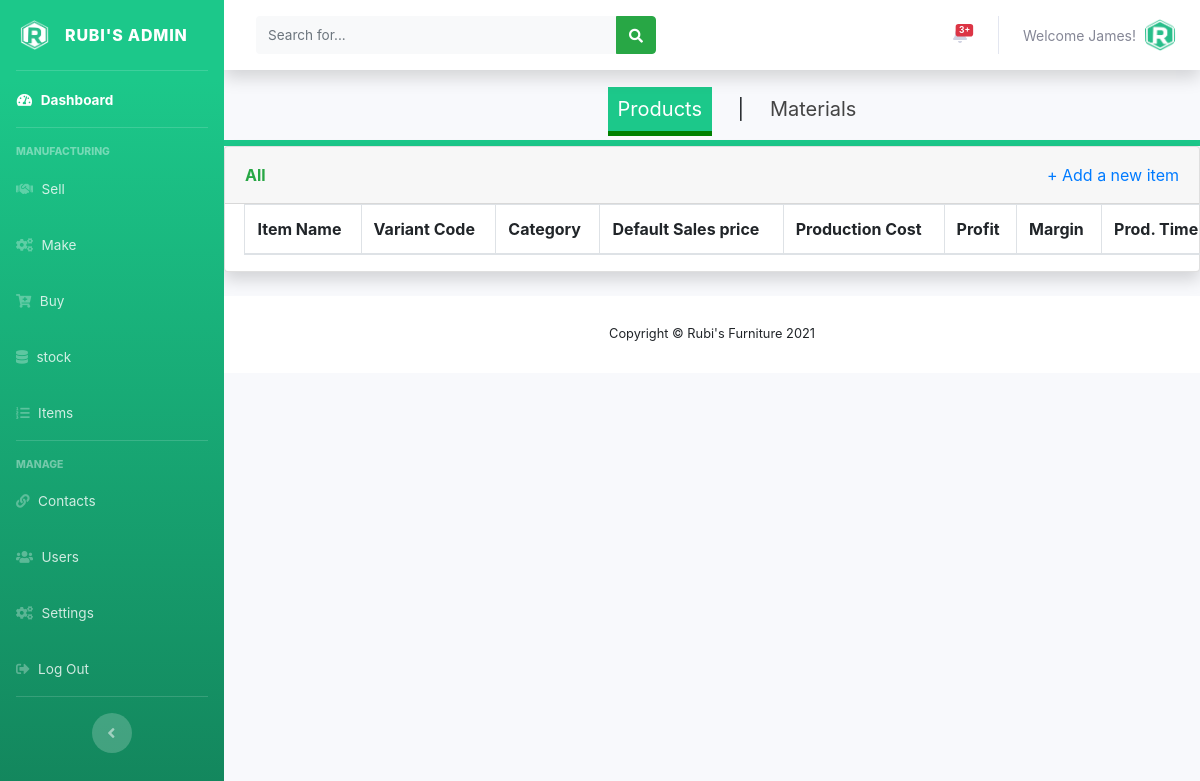
Page /admin/items.php (signed in) on the earlier database version.
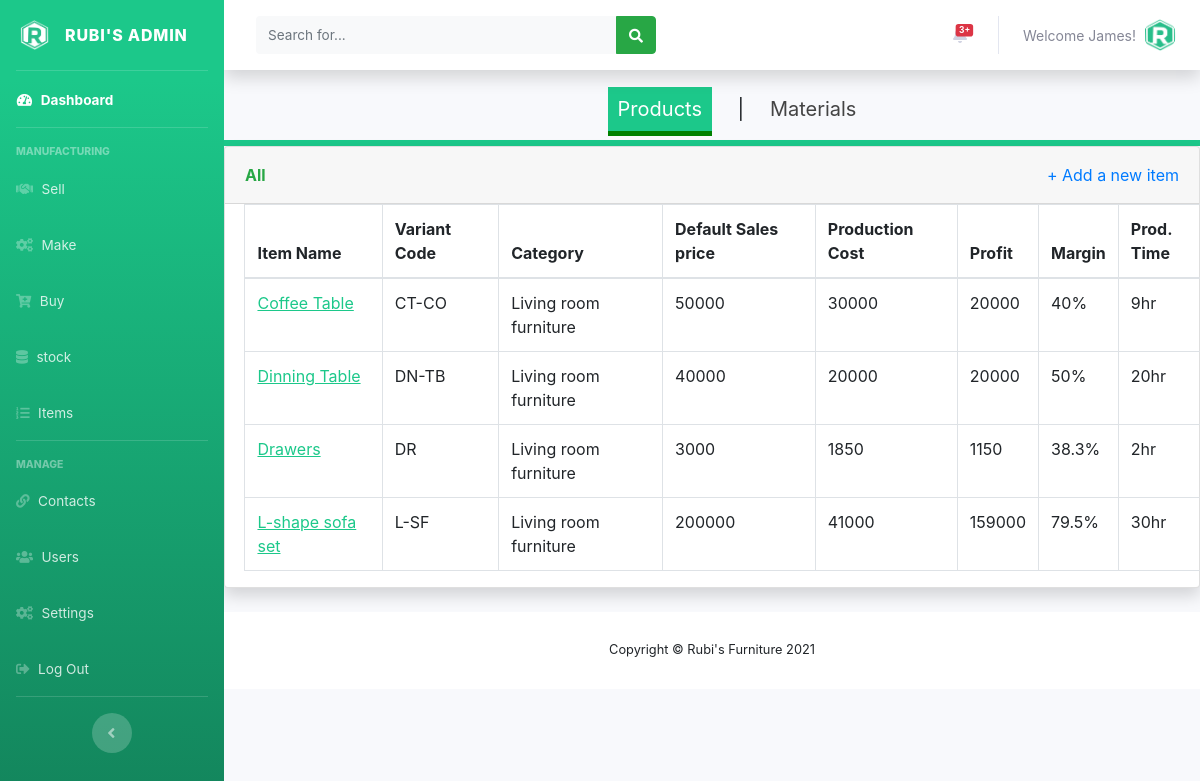
Same page on the later database version.
### tables this page shows
CREATE TABLE IF NOT EXISTS `users` (
  `user_id` int(11) NOT NULL AUTO_INCREMENT,
  `full_name` varchar(150) NOT NULL,
  `user_name` varchar(120) NOT NULL,
  `user_password` varchar(250) NOT NULL,
  `email` varchar(120) NOT NULL,
  `role` int(10) NOT NULL,
  `date_created` timestamp NOT NULL DEFAULT CURRENT_TIMESTAMP,
  PRIMARY KEY (`user_id`),
  KEY `role` (`role`)
);

CREATE TABLE IF NOT EXISTS `tbl_items` (
  `id` int(11) NOT NULL AUTO_INCREMENT,
  `item_name` varchar(150) NOT NULL,
  `variant_code` varchar(150) NOT NULL,
  `default_sales_price` int(11) NOT NULL,
  `cost` float NOT NULL,
  `prod_time` varchar(150) NOT NULL,
  `category` int(11) NOT NULL DEFAULT '0',
  `date_created` timestamp NOT NULL DEFAULT CURRENT_TIMESTAMP,
  PRIMARY KEY (`id`)
);

CREATE TABLE IF NOT EXISTS `tbl_categories` (
  `id` int(11) NOT NULL AUTO_INCREMENT,
  `category_description` varchar(150) NOT NULL,
  PRIMARY KEY (`id`)
);

### admin/items.php (the view, shortened to what this page needs)
<?php
include('../includes/config.php');
if (empty($_SESSION['user_id'])){
  header('Location: ../index.php');
}
else{
  include('includes/header.php');
  include('includes/navbar.php');
  include('includes/topbar.php');
  ?>
  <div class="nav1">
    <ul>
      <li><a href="items.php" class="active1" style="color:#FFFFFF;  background: #1cc88a;" >Products</a></li>
      <li>|</li>
      <li><a href="materials.php">Materials</a></li>
    </ul>
  </div>
  <div class="card shadow mb-4">
    <div class="card-header py-3">
      <div class="row mb-12">
        <div class="col mb-7 font-weight-bold text-success"
        <h6 class="m-0">All</h6>
      </div>
      <div align="right" class="col">
        <a href="#"  data-toggle="modal" data-target="#addnewitem">
          + Add a new item
        </a>
      </div>
    </div>
    </div>
    <div class="table-responsive">
      <?php
      $sql = "SELECT tbl_items.id, tbl_items.item_name, tbl_items.variant_code, tbl_items.default_sales_price, tbl_items.cost, tbl_items.category, tbl_items.prod_time, tbl_categories.category_description FROM tbl_items INNER JOIN tbl_categories ON tbl_items.category = tbl_categories.id";
    	$querry=$dbconn->prepare($sql);
    	$querry->execute();
    	$rows = $querry->fetchAll(PDO::FETCH_OBJ);
    	$count = $querry->rowCount();
      ?>
      <table class="table table-bordered" id="dataTable" width="120%" cellspacing="0">
        <thead>
          <tr>
            <th>Item Name</th>
            <th>Variant Code</th>
            <th>Category</th>
            <th>Default Sales price</th>
            <th>Production Cost</th>
            <th>Profit</th>
            <th>Margin</th>
            <th>Prod. Time</th>
          </tr>
        </thead>
        <tbody>
      <?php if($count > 0)
          {
            foreach($rows as $row) {
              $profit = $row->default_sales_price -  $row->cost;
              ?>
          <tr>
            <td><a href="#" class="prod" style="color: #1cc88a;"><?php echo htmlentities($row->item_name);?></a></td>
            <td><?php echo htmlentities($row->variant_code);?></td>
            <td><?php echo htmlentities($row->category_description);?></td>
            <td><?php echo htmlentities($row->default_sales_price);?></td>
            <td><?php echo htmlentities($row->cost);?></td>
            <td><?php echo htmlentities($profit);?></td>
            <td><?php echo htmlentities(round(($profit * 100) / $row->default_sales_price, 1))."%";?></td>
            <td><?php echo htmlentities($row->prod_time);?></td>
          </tr>
        <?php }}?>
        </tbody>
      </table>
    </div>
  </div>
  <?php
  include('includes/footer.php');
}?>

### admin/includes/header.php (shortened to what this page needs)
<!DOCTYPE html>
<html lang="en">
<head>
  <link href="vendor/fontawesome-free/css/all.min.css" rel="stylesheet" type="text/css">
  <link href="css/sb-admin-2.min.css" rel="stylesheet">
  <link href="custom-css/mystyle.css" rel="stylesheet">
  <link rel="stylesheet" type="text/css" href="css/bootstrap.css">
</head>
<body id="page-top">
  <div id="wrapper">

### admin/includes/navbar.php (shortened to what this page needs)
<ul class="navbar-nav bg-gradient-success sidebar sidebar-dark accordion" id="accordionSidebar">
  <a class="sidebar-brand d-flex align-items-center justify-content-center" href="index.php">
    <div class="sidebar-brand-icon rotate-n-0">
      <img src="assets/img/logo/pms_logo.png" height="30px"/>
    </div>
    <div class="sidebar-brand-text mx-3">Rubi's Admin</div>
  </a>
  <hr class="sidebar-divider my-0">
  <li class="nav-item active">
    <a class="nav-link" href="index.php">
      <i class="fas fa-fw fa-tachometer-alt"></i>
      <span>Dashboard</span></a>
    </li>
    <hr class="sidebar-divider">
    <div class="sidebar-heading">
      Manufacturing
    </div>
    <li class="nav-item">
      <a class="nav-link" href="sellsquote.php">
        <i class="fa fa-handshake"></i>
        <span>Sell</span></a>
      </li>
      <li class="nav-item">
        <a class="nav-link" href="#">
          <i class="fa fa-cogs"></i>
          <span>Make</span></a>
        </li>
        <li class="nav-item">
          <a class="nav-link" href="#">
            <i class="fa fa-cart-plus"></i>
            <span>Buy</span></a>
          </li>   <li class="nav-item">
            <a class="nav-link" href="stock.php">
              <i class="fa fa-database"></i>
              <span>stock</span></a>
            </li>
            <li class="nav-item">
              <a class="nav-link" href="items.php">
                <i class="fa fa-list-ol"></i>
                <span>Items</span></a>
              </li>
              <hr class="sidebar-divider">
              <div class="sidebar-heading">
                Manage
              </div>
              <li class="nav-item">
                <a class="nav-link" href="#">
                  <i class="fa fa-link"></i>
                  <span>Contacts</span></a>
                </li>
                <li class="nav-item">
                  <a class="nav-link" href="users.php">
                    <i class="fa fa-users"></i>
                    <span>Users</span></a>
                  </li>
                  <li class="nav-item">
                    <a class="nav-link" href="settings.php">
                      <i class="fa fa-cogs"></i>
                      <span>Settings</span></a>
                    </li>
                    <li class="nav-item">
                      <a class="nav-link" href="logout.php">
                        <i class="fa fa-sign-out-alt"></i>
                        <span>Log Out</span></a>
                      </li>
                    <hr class="sidebar-divider d-none d-md-block">
                    <div class="text-center d-none d-md-inline">
                      <button class="rounded-circle border-0" id="sidebarToggle"></button>
                    </div>
                  </ul>

### admin/includes/topbar.php (shortened to what this page needs)
<div id="content-wrapper" class="d-flex flex-column">
  <div id="content">
    <nav class="navbar navbar-expand navbar-light bg-white topbar mb-4 static-top shadow">
      <form
      class="d-none d-sm-inline-block form-inline mr-auto ml-md-3 my-2 my-md-0 mw-100 navbar-search">
      <div class="input-group">
        <input type="text" class="form-control bg-light border-0 small" placeholder="Search for..."
        aria-label="Search" aria-describedby="basic-addon2">
        <div class="input-group-append">
          <button class="btn btn-success" type="button">
            <i class="fas fa-search fa-sm"></i>
          </button>
        </div>
      </div>
    </form>
    <ul class="navbar-nav ml-auto">
  <li class="nav-item dropdown no-arrow mx-1">
    <a class="nav-link dropdown-toggle" href="#" id="alertsDropdown" role="button"
    data-toggle="dropdown" aria-haspopup="true" aria-expanded="false">
    <span class="badge badge-danger badge-counter">3+</span>
  </a>
</li>
<li class="nav-item dropdown no-arrow">
  <a class="nav-link dropdown-toggle" href="#" id="userDropdown" role="button"
  data-toggle="dropdown" aria-haspopup="true" aria-expanded="false">
  <?php
  $staff_id = $_SESSION['user_id'];
  $sql = "SELECT user_name FROM users WHERE user_id = :staff_id";
  $querry=$dbconn->prepare($sql);
  $querry->bindParam(':staff_id', $staff_id, PDO::PARAM_INT);
  $querry->execute();
  $rows = $querry->fetchAll(PDO::FETCH_ASSOC);
  $count = $querry->rowCount();
  if($count > 0)
  {
    foreach($rows as $row) {?>
      <span class="mr-2 d-none d-lg-inline text-gray-600 small"><?php echo htmlentities('Welcome'."  ".$row['user_name'].'!') ?></span>
    <?php }
  }?>
  <img class="img-profile rounded-circle"
  src="../assets/img/logo/rubi_icon.png">
</a>
</li>
</ul>
</nav>

### admin/includes/footer.php (shortened to what this page needs)
<footer class="sticky-footer bg-white">
  <div class="container my-auto">
    <div class="copyright text-center my-auto">
      <span>Copyright &copy; Rubi's Furniture 2021</span>
    </div>
  </div>
</footer>
</div>
</body>
</html>

### admin/custom-css/mystyle.css (style rules this page uses)
.form-control { border:0; padding: 7px; border-bottom: solid 1px #ccc; }

### admin/items.php (style rules this page uses)
.nav1 { font-size:20px; text-decoration:none; text-align:center; border-bottom: 6px solid #1cc88a; }
.nav1 ul li { padding:10px; display:inline; }
.nav1 ul li a { text-decoration:none; color:#444; }
.active1 { color:#000; border-bottom:5px solid green; padding:10px; }
.prod { text-decoration-line: underline; }
.table-responsive { margin-left: 2%; table-layout: auto; }

Differences in the rows shown:
added tbl_items: item_name "Coffee Table", variant_code "CT-CO", tbl_categories.category_description "Living room furniture", default_sales_price "50000", cost "30000", profit "20000", ($profit * 100) / $row->default_sales_price "40", prod_time "9hr"
added tbl_items: item_name "Dinning Table", variant_code "DN-TB", tbl_categories.category_description "Living room furniture", default_sales_price "40000", cost "20000", ($profit * 100) / $row->default_sales_price "50", prod_time "20hr"
added tbl_items: item_name "Drawers", variant_code "DR", tbl_categories.category_description "Living room furniture", default_sales_price "3000", cost "1850", profit "1150", ($profit * 100) / $row->default_sales_price "38.3", prod_time "2hr"
added tbl_items: item_name "L-shape sofa set", variant_code "L-SF", tbl_categories.category_description "Living room furniture", default_sales_price "200000", cost "41000", profit "159000", ($profit * 100) / $row->default_sales_price "79.5", prod_time "30hr"
